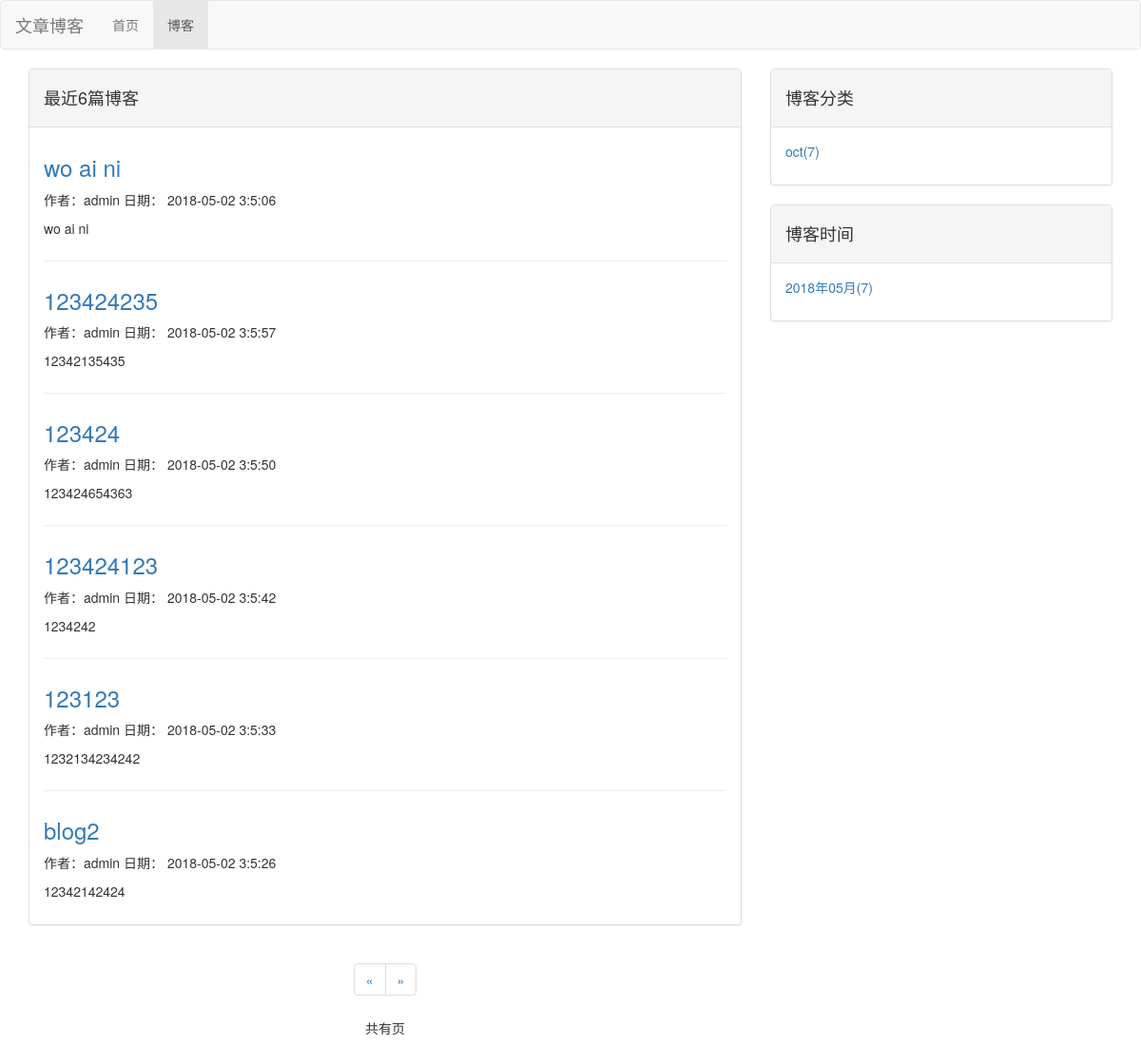
Screenshot of /blog/ with the database file from the repository.
### blog/models.py (models this page shows, shortened)
class Blog(models.Model,Get_Read_Count_Method):
	title=models.CharField(max_length=50)
	blog_type=models.ForeignKey(BlogType,on_delete=models.CASCADE)
	content=RichTextUploadingField()
	read_details=GenericRelation(Read_Detail)
	author=models.ForeignKey(User,on_delete=models.CASCADE)
	created_time=models.DateTimeField(auto_now_add=True)
	last_updated_time=models.DateTimeField(auto_now_add=True)

class BlogType(models.Model):
	type_name=models.CharField(max_length=15)

### blog/views.py (the view)
# urls.py: urlpatterns=[path('',views.blog_list,name='index'),
def blog_list(request):
	template=loader.get_template('blog/index.html')
	latest_blog_list=Blog.objects.order_by('-last_updated_time')[:6]
	context={
	'latest_blog_list':latest_blog_list,
	}
	context['blog_types']=BlogType.objects.annotate(blog_count=Count('blog'))
	blog_dates=Blog.objects.dates('created_time','month',order="DESC")
	blog_dates_dict={}
	for blog_date in blog_dates:
		blog_count=Blog.objects.filter(created_time__year=blog_date.year,
			created_time__month=blog_date.month).count()
		blog_dates_dict[blog_date]=blog_count
	context['blog_dates']=blog_dates_dict
	return HttpResponse(template.render(context,request))

### templates/blog/index.html
{% extends 'blog_base.html' %}
{% block sum %}最近{{latest_blog_list|length}}篇博客{% endblock  %}
{% block all_blogs %}
	{% for blog in latest_blog_list %}
		<div class="blog">
			<a href="{% url 'blog:detail' blog.pk %}">
			<h3>{{blog.title}}</h3>
			</a>
			<p class="information">作者：{{blog.author}} 日期： {{blog.created_time|date:"Y-m-d g:n:s"}} </p>
			<p>{{blog.content|striptags|truncatechars:120}}</p>
		</div>
	{% empty %}
		<div class="blog">
			<p>--暂无博客--</p>
		</div>
	{% endfor %}
{% endblock %}

### templates/blog_base.html (shortened to what this page needs)
{% extends 'base.html' %}
{% load staticfiles %}
{% block head %}
<link rel="stylesheet" type="text/css" href="{% static 'blog.css' %}">
{% endblock %}
{% block nav_blog_active %}
active
{% endblock %}
{% block content %}
	<div class="container">
		<div class="row">
			<div class="col-md-8">
				<div class="panel panel-default">
					<div class="panel-heading"><h4>{% block sum %}{% endblock  %}</h4></div>
						<div class="panel-body">
							<ul>
								{% block all_blogs %}{% endblock  %}
							</ul>
						</div>
				</div>
				<div class="paginator">
					<ul class="pagination">
						<li>
							{% if blog_list.has_previous %}
								<a href="?page={{blog_list.previous_page_number}}" aria-lable="Previous">
								<span aria-hidden="true">&laquo;</span>
								</a>
							{% else %}
								<span aria-hidden="true">&laquo;</span>
							{% endif %}
						</li>
						<li>
							{% if blog_list.has_next %}
								<a href="?page={{blog_list.next_page_number}}" aria-lable="Next">
								<span aria-hidden="true">&raquo;</span>
								</a>
							{% else %}
								<span aria-hidden="true">&raquo;</span>
							{% endif %}
						</li>
					</ul>
					<p class="sum_page">共有{{blog_list.paginator.num_pages}}页</p>
				</div>
			</div>
			<div class="col-md-4">
				<div class="panel panel-default">
					<div class="panel-heading"><h4>博客分类</h4></div>
						<div class="panel-body">
							<ul class="blog_types">
							{% for blog_type in blog_types %}
								<li>
								<a href="{% url 'blog:blogs_with_type' blog_type.pk %}">{{blog_type.type_name}}({{blog_type.blog_count}})</a>
								</li>
							{% empty %}
								<li>暂无分类</li>
							{% endfor %}
							</ul>
						</div>
				</div>
				<div class="panel panel-default">
					<div class="panel-heading"><h4>博客时间</h4></div>
						<div class="panel-body">
							<ul class="blog_types">
							{% for blog_date,blog_count in blog_dates.items %}
								<li>
								<a href="{% url 'blog:blogs_with_date' blog_date.year blog_date.month %}">{{blog_date|date:"Y年m月"}}({{blog_count}})</a>
								</li>
							{% empty %}
								<li>暂无分类</li>
							{% endfor %}
							</ul>
						</div>
				</div>
			</div>
		</div>
	</div>
{% endblock %}

### static/base.css (style rules this page uses)
* { margin: 0; padding:0; }
ul.blog_types { list-style-type: none; }

### static/blog.css (style rules this page uses)
div.paginator { text-align: center; }
ul.blog_types { list-style-type: none; }
div.blog:not(:last-child) { margin-bottom: 2em; padding-bottom: 1em; border-bottom: 1px solid #eee; }
div.blog h3 { margin-top: 0.6em; }
div.blog p.information { margin-bottom: : 0; }

### rows the page displays
Blog: title "wo ai ni", author "admin", created_time "2018-05-02 3:5:06", content "wo ai ni"
Blog: title "123424235", author "admin", created_time "2018-05-02 3:5:57", content "12342135435"
Blog: title "123424", author "admin", created_time "2018-05-02 3:5:50", content "123424654363"
Blog: title "123424123", author "admin", created_time "2018-05-02 3:5:42", content "1234242"
Blog: title "123123", author "admin", created_time "2018-05-02 3:5:33", content "1232134234242"
Blog: title "blog2", author "admin", created_time "2018-05-02 3:5:26", content "12342142424"
BlogType: type_name "oct", blog_count "7"

### other values shown
{{ latest_blog_list|length }} "6"
{{ blog_date|date:"Y年m月" }} "2018年05月"
{{ blog_count }} "7"
